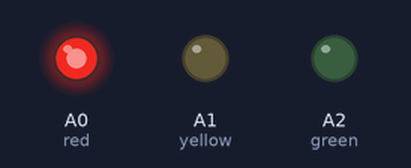
The sketch below on a simulated Arduino Uno, built with avr-gcc and run on an emulated ATmega328P. Parts: output pins drawn as LEDs (lit = HIGH).

Above: at 0.1 s.
Timing chart, 0 to 1.6 s (numbered marks = the images above):
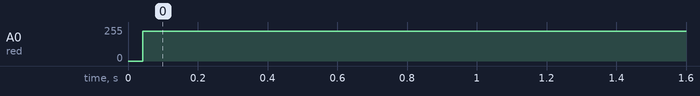

Measured:
- by itself, A0 (red): 0/255 → 224/255 at 0.04 s

The sketch:

Fortnite.ino
```cpp
int red=A0;
int yellow=A1;
int green=A2;
int timer = 0;
void setup() {
  pinMode(red, OUTPUT);
  pinMode(yellow, OUTPUT);
  pinMode(green, OUTPUT);


}

void loop() {
 if (timer >= 1023)
 {
  timer -= 1023;
  }

analogWrite(red, timer);
 timer += 10;
}
```
